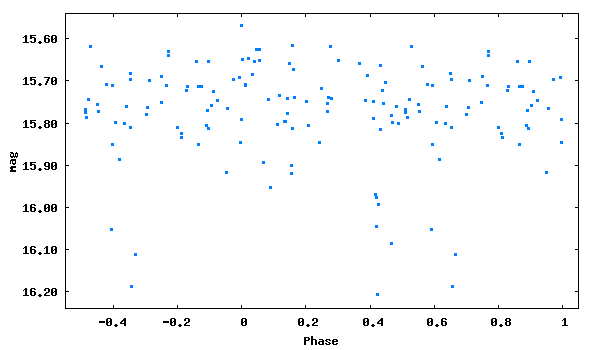

Source code (gnuplot):
set term png size 600,350 medium
set colors classic
set output 'phase_lc_5.png'
set xlabel 'Phase'
set ylabel 'mag'
#set title 'JDmax = 2450371.33000 + 0.2597105 x E'
set format y '%5.2f'
plot [-0.55:1.05][16.24:15.54] "phase_lc_5.dat" linecolor 3 pointtype 5 pointsize 0.3 title ""
